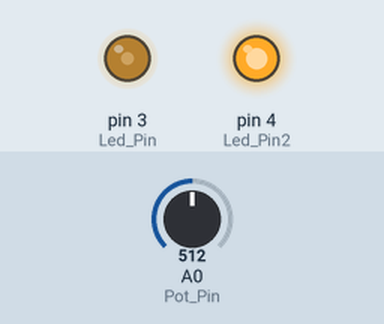
The sketch below on a simulated Arduino Uno, built with avr-gcc and run on an emulated ATmega328P. Shown: output pins drawn as LEDs (lit = HIGH). The test bench sets the inputs (shaded band); at power-on: A0 (Pot_Pin) = 512.

Above: at 4.9 s.
5.0 s: A0 (Pot_Pin) set to 525
At 6.2 s:
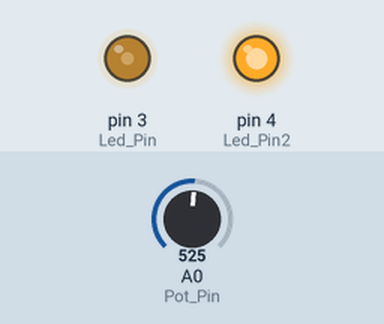
6.5 s: A0 (Pot_Pin) set to 548
At 7.4 s:
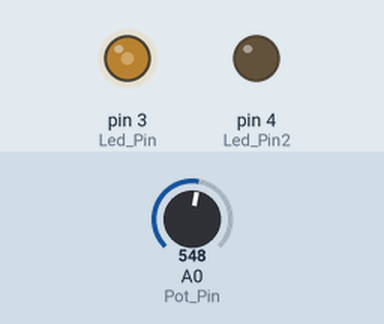
8.0 s: A0 (Pot_Pin) set to 716
At 8.6 s:
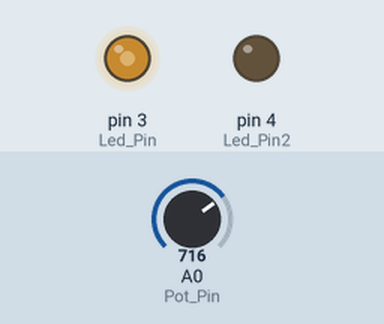
9.5 s: A0 (Pot_Pin) set to 306
At 10.7 s:
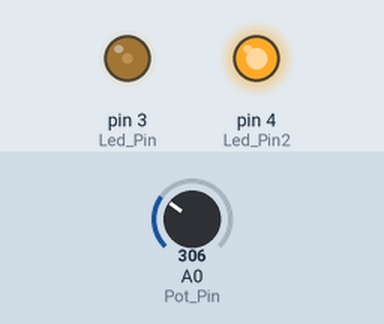
11.0 s: A0 (Pot_Pin) set to 511
At 12.1 s:
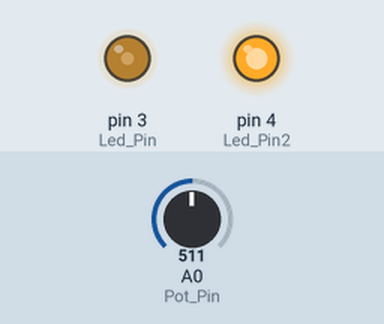
Timing chart, 0 to 13.5 s (numbered marks = the images above; inputs shaded):
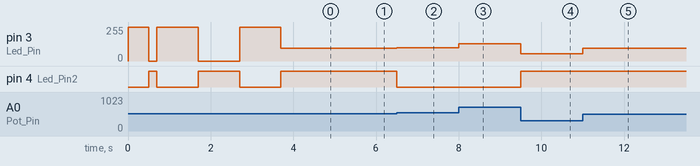

The sketch:

clase_20_41__1_.ino
```cpp
// C++ code
int Led_Pin = 3;
int Led_Pin2 = 4;
int Pot_Pin = A0;
int sensorValue = 0;
int outputValue = 0;


void setup()
{
	pinMode(Led_Pin, OUTPUT);
	pinMode(Led_Pin2, OUTPUT);
	Test_Led();
}


void loop()
{
	sensorValue = analogRead(Pot_Pin);
	outputValue = map(sensorValue, 0, 1223 , 0, 225);
	analogWrite(Led_Pin, outputValue);
	outputValue = map(sensorValue, 0, 1223 , 225, 0);
	analogWrite(Led_Pin2, outputValue);
}


void Test_Led()
{
	digitalWrite(Led_Pin, HIGH);
	digitalWrite(Led_Pin2, LOW);
	delay(500);
	digitalWrite(Led_Pin, LOW);
	digitalWrite(Led_Pin2, HIGH);
	delay(200);
	digitalWrite(Led_Pin, HIGH);
	digitalWrite(Led_Pin2, LOW);
	delay(1000);
    digitalWrite(Led_Pin, LOW);
	digitalWrite(Led_Pin2, HIGH);
	delay(1000);
	digitalWrite(Led_Pin, HIGH);
	digitalWrite(Led_Pin2, LOW);
	delay(1000);
	digitalWrite(Led_Pin, LOW);
	digitalWrite(Led_Pin2, HIGH);
}
```

Measured:
- the behaviour switches between 532 and 533 on A0 (Pot_Pin) (found by bisection; images 1 and 2)
- after the input at 5.0 s, pin 3 (Led_Pin): 94/255 → 96/255 at once
- after the input at 6.5 s, pin 3 (Led_Pin): 96/255 → 100/255 at once; pin 4 (Led_Pin2): HIGH → LOW at once
- after the input at 8.0 s, pin 3 (Led_Pin): 100/255 → 131/255 at once
- after the input at 9.5 s, pin 3 (Led_Pin): 131/255 → 56/255 at once; pin 4 (Led_Pin2): LOW → HIGH at once
- after the input at 11.0 s, pin 3 (Led_Pin): 56/255 → 94/255 at once
